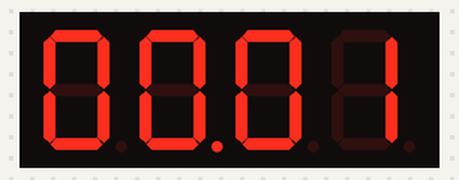
A sketch run on a simulated Arduino Uno, built with avr-gcc and run on an emulated ATmega328P. Shown: 4-digit seven-segment display. Wiring (inferred from the names in the program): 4-digit 7-segment display, segments lit when HIGH: segments pin 5, pin 6, pin 7, pin 8, pin 9, pin 10, pin 11, pin 12; digit selects pin 1, pin 2, pin 3, pin 4. The segment pins are drawn as the display they are named for.

Above: at 0.15 s.
At 3.25 s:
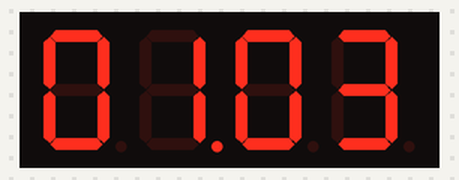
At 8.55 s:
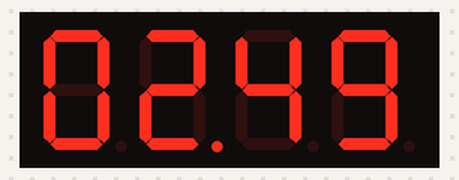
At 12.75 s:
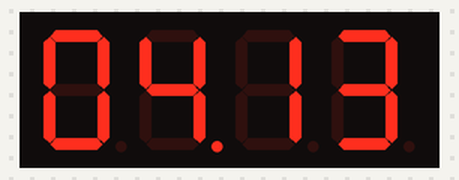
At 24.25 s:
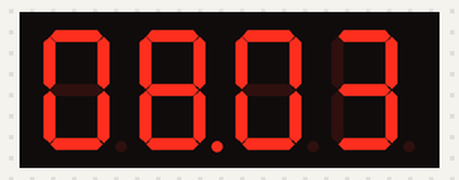
At 35.75 s:
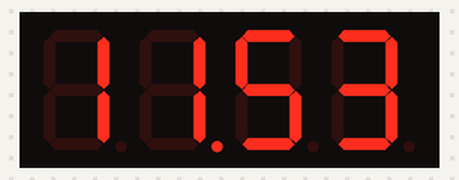

The sketch:

segment_3.ino
```cpp
int segValue[10][7] = {
   {1,1,1,1,1,1,0}, //0
   {0,1,1,0,0,0,0}, //1
   {1,1,0,1,1,0,1}, //2
   {1,1,1,1,0,0,1}, //3
   {0,1,1,0,0,1,1}, //4
   {1,0,1,1,0,1,1}, //5
   {1,0,1,1,1,1,1}, //6
   {1,1,1,0,0,0,0}, //7
   {1,1,1,1,1,1,1}, //8
   {1,1,1,1,0,1,1}  //9
};
byte segPin[8]={5,6,7,8,9,10,11,12}; // a~g,dp
byte digitPin[4]={1,2,3,4}; // digit

unsigned long readTime; // 현재 타이머 시간
int hour, min, sec;
boolean state=false;

int d1 = 0; // 분의 1의 자리
int d2 = 0; // 분의 10의 자리
int d3 = 0; // 시의 1의 자리
int d4 = 0; // 시의 10의 자리

void setup() {
  for(int i=0;i<8;i++){
    pinMode(segPin[i], OUTPUT);
  }
  for(int j=0; j<4; j++){
    pinMode(digitPin[j], OUTPUT);
    digitalWrite(digitPin[j], HIGH);
  }
}

void loop() {

    readTime = millis()/50;

    d1 = (readTime%60)%10; // 분의 1의 자리
    d2 = (readTime%60)/10; // 분의 10의 자리
    d3 = ((readTime/(60))%24)%10; // 시의 1의 자리
    d4 = ((readTime/(60))%24)/10; // 시의 10의 자리

    segOutput(3, d1,0); // 분의 1의 자리
    segOutput(2,d2,0); // 분의 10의 자리
    segOutput(1,d3,0); // 시의 1의 자리
    segOutput(0,d4,0); // 시의 10의 자리
/*
    if(millis()>=86400000) {
      timer0_millis = 0;
    }
    timeVal = millis();


    min =
    hour = (readTime/(60*60))%24;


  for(int i=0;i<10;i++){ //16패턴
    for(int j=0;j<8;j++){ //패턴값
      digitalWrite(segPin[j], segValue[i][j]);
    }
    delay(500);
  }

  */
}

// LED 초기화
void segClear() {
  for(int i=0; i<8; i++) {
    digitalWrite(segPin[i], LOW);
  }

}


// LED 출력 (segment 번호, 숫자, )
void segOutput(int d, int Number, int dp) {
  segClear();
  digitalWrite(digitPin[d], LOW);
  for(int i=0; i<7; i++) {
    digitalWrite(segPin[i], segValue[Number][i]);
  }
  if(d==1) {
    digitalWrite(segPin[7], 1);
  }
  //digitalWrite(segPin[7], dp);
  delayMicroseconds(1000);
  digitalWrite(digitPin[d], HIGH);
}
```
